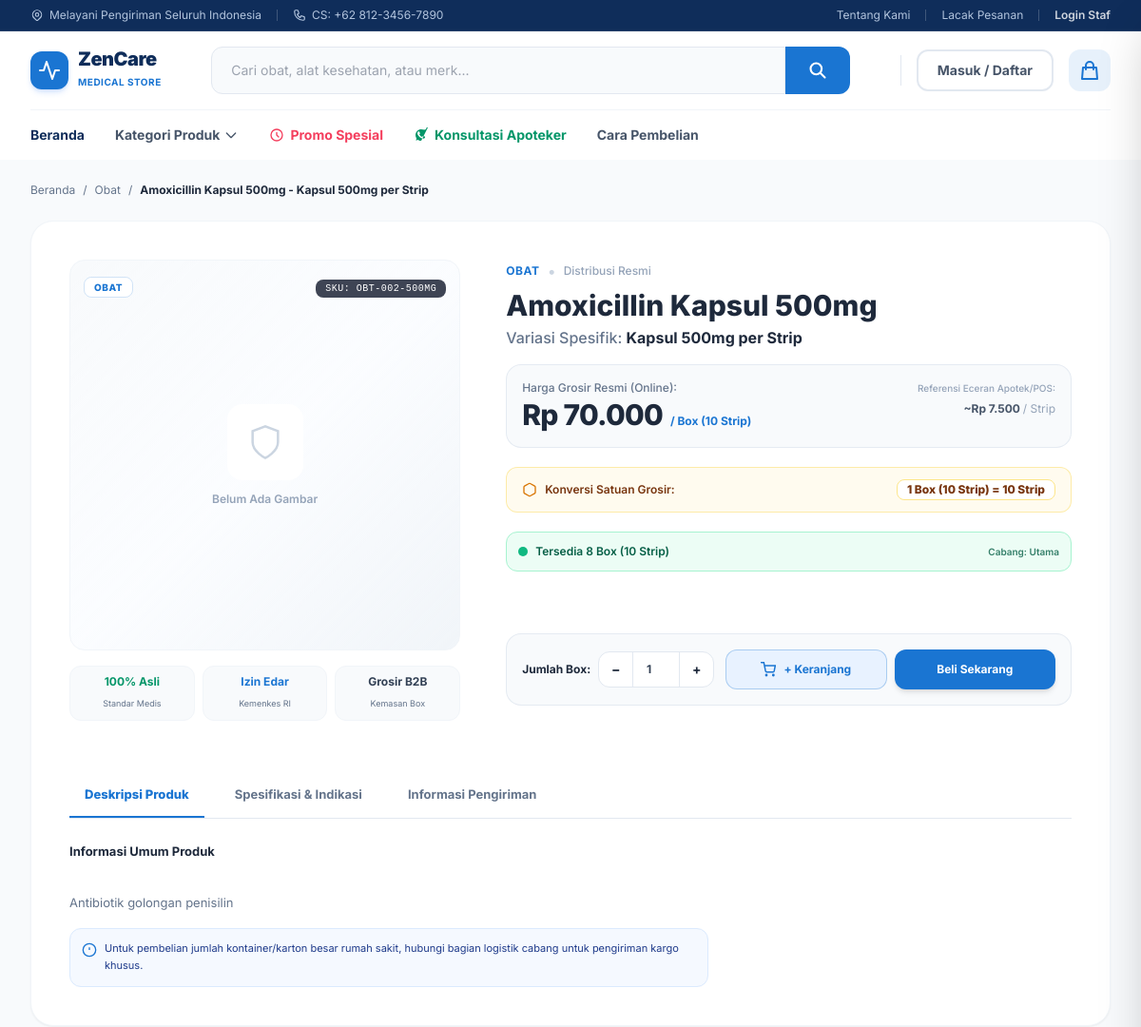
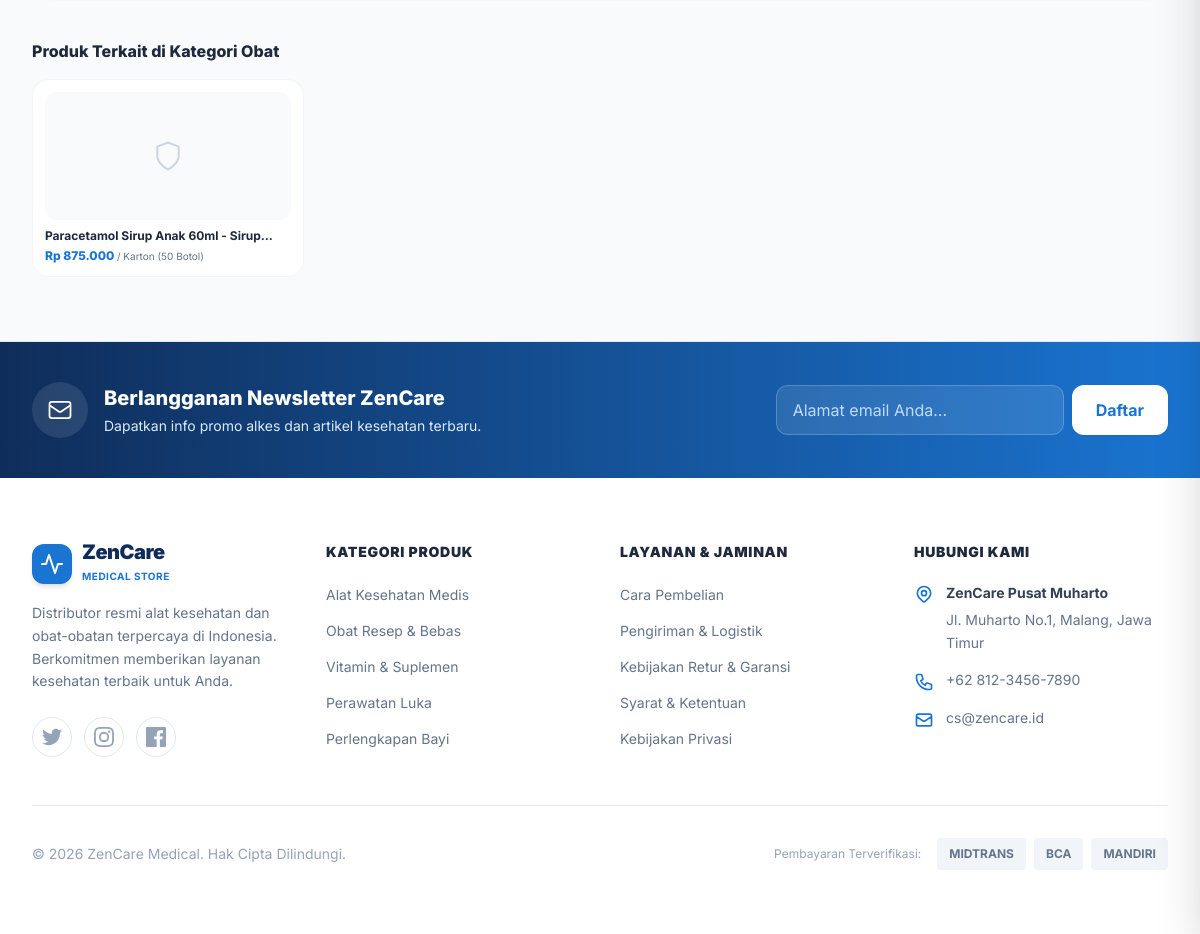
/ecommerce/produk.php?id=2, run on the app's committed database (2 pictures, top to bottom).
### tables this page shows
CREATE TABLE produk_variasi (
    id INT AUTO_INCREMENT PRIMARY KEY,
    id_produk_induk INT NULL,
    sku_variasi VARCHAR(50) NOT NULL UNIQUE,
    nama_variasi VARCHAR(100) NOT NULL,
    satuan_kecil VARCHAR(50) NOT NULL DEFAULT 'Pcs',
    satuan_besar VARCHAR(50) NOT NULL DEFAULT 'Box',
    rasio_konversi SMALLINT NOT NULL DEFAULT 1,
    harga_jual_kecil DECIMAL(12,2) NOT NULL DEFAULT 0,
    harga_jual_besar DECIMAL(12,2) NOT NULL DEFAULT 0,
    stok_minimum INT NOT NULL DEFAULT 5,
    berat INT NOT NULL DEFAULT 100,
    gambar VARCHAR(500) NULL,
    tampil_di_online BOOLEAN DEFAULT 1,
    is_active BOOLEAN DEFAULT 1,
    FOREIGN KEY (id_produk_induk) REFERENCES produk_induk(id) ON DELETE SET NULL
);

CREATE TABLE produk_induk (
    id INT AUTO_INCREMENT PRIMARY KEY,
    sku_induk VARCHAR(50) NOT NULL UNIQUE,
    nama_produk VARCHAR(150) NOT NULL,
    deskripsi TEXT NULL,
    spesifikasi TEXT NULL COMMENT 'Spesifikasi teknis medis',
    info_pengiriman TEXT NULL,
    kategori ENUM('Obat', 'Alat Kesehatan') NOT NULL,
    gambar VARCHAR(255) NULL,
    is_active BOOLEAN DEFAULT 1,
    created_at TIMESTAMP DEFAULT CURRENT_TIMESTAMP
);

### ecommerce/produk.php (the view, shortened to what the rows shown need)
<?php
$productId = intval($_GET['id'] ?? 0);
require_once __DIR__ . '/header.php';
$stmt = $pdo->prepare("
    SELECT v.id, v.id_produk_induk,
           i.nama_produk AS nama_induk,
           v.nama_variasi,
           CONCAT(i.nama_produk, ' - ', v.nama_variasi) AS nama_lengkap,
           i.kategori,
           v.harga_jual_besar AS harga_jual,
           v.harga_jual_kecil AS harga_eceran,
           v.berat AS berat_gram,
           i.gambar,
           v.sku_variasi,
           i.deskripsi,
           COALESCE(sc.stok, 0) AS stok_sistem,
           v.satuan_besar, v.satuan_kecil, v.rasio_konversi
    FROM produk_variasi v
    JOIN produk_induk i ON v.id_produk_induk = i.id
    LEFT JOIN stok_toko sc ON sc.id_variasi = v.id
    WHERE v.id = ? AND v.is_active = 1 AND i.is_active = 1
");
$stmt->execute([$productId]);
$p = $stmt->fetch();
$rasio       = intval($p['rasio_konversi']) ?: 1;
$harga       = floatval($p['harga_jual']);
$hargaEceran = floatval($p['harga_eceran']);
$satBesar    = $p['satuan_besar'] ?: 'Box';
$satKecil    = $p['satuan_kecil'] ?: 'Pcs';
$stmtRelated = $pdo->prepare("
    SELECT v.id, i.nama_produk AS nama_induk, v.nama_variasi, v.harga_jual_besar AS harga_jual, i.gambar, v.satuan_besar
    FROM produk_variasi v
    JOIN produk_induk i ON v.id_produk_induk = i.id
    WHERE i.kategori = ? AND v.id != ? AND v.is_active = 1
    LIMIT 4
");
$stmtRelated->execute([$p['kategori'], $p['id']]);
$related = $stmtRelated->fetchAll();
?>
<main class="max-w-7xl mx-auto px-4 lg:px-8 py-6 flex-1 w-full">
    <nav class="flex items-center gap-2 text-xs text-zcMut mb-6">
        <a href="index.php" class="hover:text-zc transition">Beranda</a>
        <span>/</span>
        <a href="kategori.php?kategori=<?= urlencode($p['kategori']) ?>" class="hover:text-zc transition"><?= htmlspecialchars($p['kategori']) ?></a>
        <span>/</span>
        <span class="text-zcTxt font-bold truncate max-w-xs"><?= htmlspecialchars($p['nama_lengkap']) ?></span>
    </nav>
    <div class="bg-white rounded-3xl border border-slate-100 p-6 sm:p-8 lg:p-10 shadow-sm mb-10">
        <div class="grid grid-cols-1 lg:grid-cols-12 gap-8 lg:gap-12">
            <div class="lg:col-span-5 flex flex-col items-center">
                <div class="relative w-full aspect-square rounded-2xl bg-gradient-to-br from-slate-50 via-blue-50/25 to-slate-100 border border-slate-100 flex items-center justify-center p-8 overflow-hidden shadow-xs">
                    <div class="absolute top-3.5 left-3.5">
                        <span class="px-2.5 py-1 bg-white/95 backdrop-blur-md text-zc text-[10px] font-extrabold rounded-lg border border-zc/20 uppercase tracking-wider shadow-xs">
                            <?= htmlspecialchars($p['kategori']) ?>
                        </span>
                    </div>
                    <?php if ($p['sku_variasi']): ?>
                    <div class="absolute top-3.5 right-3.5">
                        <span class="px-2.5 py-1 bg-slate-900/80 text-white text-[10px] font-mono rounded-lg tracking-wider shadow-xs">
                            SKU: <?= htmlspecialchars($p['sku_variasi']) ?>
                        </span>
                    </div>
                    <?php endif; ?>
                </div>
            </div>
            <div class="lg:col-span-7 flex flex-col">
                <div class="mb-4">
                    <div class="flex items-center gap-2 mb-1.5">
                        <span class="text-xs font-bold text-zc uppercase tracking-wider"><?= htmlspecialchars($p['kategori']) ?></span>
                        <span class="text-slate-300">&bull;</span>
                        <span class="text-xs text-slate-400 font-medium">Distribusi Resmi</span>
                    </div>
                    <h1 class="text-xl sm:text-2xl lg:text-3xl font-extrabold text-zcTxt leading-tight">
                        <?= htmlspecialchars($p['nama_induk']) ?>
                    </h1>
                    <p class="text-base text-zcMut font-medium mt-1">
                        Variasi Spesifik: <strong class="text-zcTxt"><?= htmlspecialchars($p['nama_variasi']) ?></strong>
                    </p>
                </div>
                <div class="p-4 bg-slate-50/90 border border-slate-200/80 rounded-2xl mb-5 flex flex-col sm:flex-row sm:items-baseline justify-between gap-2">
                    <div>
                        <div class="flex items-baseline gap-2">
                            <span class="text-2xl sm:text-3xl font-extrabold text-zcTxt tracking-tight">
                                Rp <?= number_format($harga, 0, ',', '.') ?>
                            </span>
                            <span class="text-xs font-bold text-zc">/ <?= htmlspecialchars($satBesar) ?></span>
                        </div>
                    </div>
                    <?php if ($hargaEceran > 0): ?>
                    <div class="sm:text-right border-t sm:border-t-0 pt-2 sm:pt-0 border-slate-200">
                        <span class="text-[10px] text-slate-400 block font-medium">Referensi Eceran Apotek/POS:</span>
                        <span class="text-xs font-bold text-slate-600">
                            ~Rp <?= number_format($hargaEceran, 0, ',', '.') ?> <span class="font-normal text-slate-400">/ <?= htmlspecialchars($satKecil) ?></span>
                        </span>
                    </div>
                    <?php endif; ?>
                </div>
                <div class="flex items-center justify-between px-4 py-3 bg-amber-50/80 border border-amber-200/70 rounded-xl text-xs mb-5">
                    <div class="flex items-center gap-2 text-amber-900 font-semibold">
                        <svg class="w-4 h-4 text-amber-600 shrink-0" viewBox="0 0 24 24" fill="none" stroke="currentColor" stroke-width="2" stroke-linecap="round"><path d="M21 16V8a2 2 0 00-1-1.73l-7-4a2 2 0 00-2 0l-7 4A2 2 0 003 8v8a2 2 0 001 1.73l7 4a2 2 0 002 0l7-4A2 2 0 0021 16z"/></svg>
                        <span>Konversi Satuan Grosir:</span>
                    </div>
                    <span class="font-extrabold text-amber-900 bg-white px-2.5 py-0.5 rounded-lg border border-amber-200 shadow-xs">
                        1 <?= htmlspecialchars($satBesar) ?> = <?= $rasio ?> <?= htmlspecialchars($satKecil) ?>
                    </span>
                </div>
            </div>
        </div>
        <div class="mt-10 pt-4">
            <div class="bg-white text-[13px] leading-relaxed text-zcMut">
                <div id="tab-desc" class="block animate-fade-in">
                    <h4 class="font-bold text-zcTxt mb-3">Informasi Umum Produk</h4>
                    <p class="whitespace-pre-line mb-4">
                        <?= htmlspecialchars($p['deskripsi'] ?? 'Produk berstandar medis tinggi, disimpan dalam ruangan beriklim kontrol sesuai standar Good Distribution Practice (GDP).') ?>
                    </p>
                    <div class="p-3 bg-blue-50/60 border border-blue-100 rounded-xl text-[11px] text-blue-900 flex items-start gap-2 max-w-2xl">
                        <svg class="w-4 h-4 text-zc shrink-0 mt-0.5" viewBox="0 0 24 24" fill="none" stroke="currentColor" stroke-width="2"><circle cx="12" cy="12" r="10"/><line x1="12" y1="8" x2="12" y2="12"/><line x1="12" y1="16" x2="12.01" y2="16"/></svg>
                        <span>Untuk pembelian jumlah kontainer/karton besar rumah sakit, hubungi bagian logistik cabang untuk pengiriman kargo khusus.</span>
                    </div>
                </div>
            </div>
        </div>
    </div>
    <?php if (!empty($related)): ?>
    <section class="mb-10">
        <h3 class="text-base font-extrabold text-zcTxt mb-4">Produk Terkait di Kategori <?= htmlspecialchars($p['kategori']) ?></h3>
        <div class="grid grid-cols-2 sm:grid-cols-4 gap-4">
            <?php foreach ($related as $rel): ?>
            <a href="produk.php?id=<?= $rel['id'] ?>" class="p-3 bg-white rounded-2xl border border-slate-100 hover:border-zc/40 hover:shadow-md transition-all group flex flex-col">
                <div class="h-32 rounded-xl bg-slate-50 p-2 flex items-center justify-center mb-2 overflow-hidden">
                    <?php if (!empty($rel['gambar'])): ?>
                        <img src="../<?= htmlspecialchars($rel['gambar']) ?>" alt="" class="w-full h-full object-contain group-hover:scale-105 transition" onerror="this.onerror=null; this.src='<?= htmlspecialchars($rel['gambar']) ?>';">
                    <?php else: ?>
                        <svg class="w-8 h-8 text-slate-300" viewBox="0 0 24 24" fill="none" stroke="currentColor" stroke-width="1.5"><path d="M12 22s8-4 8-10V5l-8-3-8 3v7c0 6 8 10 8 10z"/></svg>
                    <?php endif; ?>
                </div>
                <h4 class="text-xs font-bold text-zcTxt group-hover:text-zc line-clamp-1 mb-1">
                    <?= htmlspecialchars($rel['nama_induk']) ?> - <?= htmlspecialchars($rel['nama_variasi']) ?>
                </h4>
                <span class="text-xs font-extrabold text-zc mt-auto">
                    Rp <?= number_format($rel['harga_jual'], 0, ',', '.') ?> <span class="text-[10px] font-normal text-zcMut">/ <?= htmlspecialchars($rel['satuan_besar'] ?: 'Box') ?></span>
                </span>
            </a>
            <?php endforeach; ?>
        </div>
    </section>
    <?php endif; ?>
</main>
<?php require_once __DIR__ . '/footer.php'; ?>

### data on the page
produk_variasi: id_produk_induk.kategori "Obat", id_produk_induk.kategori "OBAT", sku_variasi "OBT-002-500MG", id_produk_induk.nama_produk "Amoxicillin Kapsul 500mg", nama_variasi "Kapsul 500mg per Strip", harga_jual_besar "70.000", satuan_besar "Box (10 Strip)", harga_jual_kecil "7.500", satuan_kecil "Strip", rasio_konversi "10", id_produk_induk.deskripsi "Antibiotik golongan penisilin"
produk_variasi: id_produk_induk.nama_produk "Paracetamol Sirup Anak 60ml", harga_jual_besar "875.000", satuan_besar "Karton (50 Botol)"

### other printed values
$p['nama_lengkap'] "Amoxicillin Kapsul 500mg - Kapsul 500mg per Strip"
$stokLabel "Tersedia 8 Box (10 Strip)"
$cabangAktif['nama'] "Utama"
